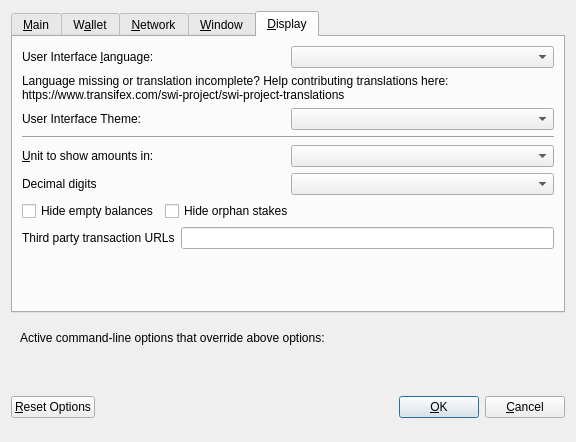
<?xml version="1.0" encoding="UTF-8"?>
<ui version="4.0">
 <class>OptionsDialog</class>
 <widget class="QDialog" name="OptionsDialog">
  <property name="geometry">
   <rect>
    <x>0</x>
    <y>0</y>
    <width>576</width>
    <height>442</height>
   </rect>
  </property>
  <property name="windowTitle">
   <string>Options</string>
  </property>
  <property name="modal">
   <bool>true</bool>
  </property>
  <layout class="QVBoxLayout" name="verticalLayout">
   <item>
    <widget class="QTabWidget" name="tabWidget">
     <property name="currentIndex">
      <number>4</number>
     </property>
     <widget class="QWidget" name="tabMain">
      <attribute name="title">
       <string>&amp;Main</string>
      </attribute>
      <layout class="QVBoxLayout" name="verticalLayout_Main">
       <item>
        <widget class="QCheckBox" name="bitcoinAtStartup">
         <property name="toolTip">
          <string>Automatically start SWI after logging in to the system.</string>
         </property>
         <property name="text">
          <string>&amp;Start SWI on system login</string>
         </property>
        </widget>
       </item>
       <item>
        <layout class="QHBoxLayout" name="horizontalLayout_2_Main">
         <item>
          <widget class="QLabel" name="databaseCacheLabel">
           <property name="text">
            <string>Size of &amp;database cache</string>
           </property>
           <property name="textFormat">
            <enum>Qt::PlainText</enum>
           </property>
           <property name="buddy">
            <cstring>databaseCache</cstring>
           </property>
          </widget>
         </item>
         <item>
          <widget class="QSpinBox" name="databaseCache"/>
         </item>
         <item>
          <widget class="QLabel" name="databaseCacheUnitLabel">
           <property name="text">
            <string>MB</string>
           </property>
           <property name="textFormat">
            <enum>Qt::PlainText</enum>
           </property>
          </widget>
         </item>
         <item>
          <spacer name="horizontalSpacer_2_Main">
           <property name="orientation">
            <enum>Qt::Horizontal</enum>
           </property>
           <property name="sizeHint" stdset="0">
            <size>
             <width>40</width>
             <height>20</height>
            </size>
           </property>
          </spacer>
         </item>
        </layout>
       </item>
       <item>
        <layout class="QHBoxLayout" name="horizontalLayout_3_Main">
         <item>
          <widget class="QLabel" name="threadsScriptVerifLabel">
           <property name="text">
            <string>Number of script &amp;verification threads</string>
           </property>
           <property name="textFormat">
            <enum>Qt::PlainText</enum>
           </property>
           <property name="buddy">
            <cstring>threadsScriptVerif</cstring>
           </property>
          </widget>
         </item>
         <item>
          <widget class="QSpinBox" name="threadsScriptVerif">
           <property name="toolTip">
            <string>(0 = auto, &lt;0 = leave that many cores free)</string>
           </property>
          </widget>
         </item>
         <item>
          <spacer name="horizontalSpacer_3_Main">
           <property name="orientation">
            <enum>Qt::Horizontal</enum>
           </property>
           <property name="sizeHint" stdset="0">
            <size>
             <width>40</width>
             <height>20</height>
            </size>
           </property>
          </spacer>
         </item>
        </layout>
       </item>
       <item>
        <spacer name="verticalSpacer_2">
         <property name="orientation">
          <enum>Qt::Vertical</enum>
         </property>
         <property name="sizeHint" stdset="0">
          <size>
           <width>20</width>
           <height>40</height>
          </size>
         </property>
        </spacer>
       </item>
       <item>
        <widget class="QCheckBox" name="checkBoxZeromintEnable">
         <property name="toolTip">
          <string>Enable automatic minting of PIV units to zPIV</string>
         </property>
         <property name="layoutDirection">
          <enum>Qt::LeftToRight</enum>
         </property>
         <property name="text">
          <string>Enable zPIV Automint</string>
         </property>
        </widget>
       </item>
       <item>
        <layout class="QHBoxLayout" name="horizontalLayout_3">
         <item>
          <widget class="QLabel" name="percentage_label">
           <property name="toolTip">
            <string>Percentage of incoming PIV which get automatically converted to zPIV via Zerocoin Protocol (min: 10%)</string>
           </property>
           <property name="text">
            <string>Percentage of autominted zPIV</string>
           </property>
          </widget>
         </item>
         <item>
          <widget class="QSpinBox" name="zeromintPercentage">
           <property name="minimum">
            <number>1</number>
           </property>
           <property name="maximum">
            <number>100</number>
           </property>
          </widget>
         </item>
        </layout>
       </item>
       <item>
        <layout class="QHBoxLayout" name="horizontalLayout" stretch="0,0">
         <property name="sizeConstraint">
          <enum>QLayout::SetFixedSize</enum>
         </property>
         <item>
          <widget class="QLabel" name="labelPreferredDenom">
           <property name="maximumSize">
            <size>
             <width>16777215</width>
             <height>16777215</height>
            </size>
           </property>
           <property name="toolTip">
            <string>Wait with automatic conversion to Zerocoin until enough PIV for this denomination is available</string>
           </property>
           <property name="text">
            <string>Preferred Automint zPIV Denomination</string>
           </property>
          </widget>
         </item>
         <item>
          <widget class="QComboBox" name="preferredDenom">
           <property name="maximumSize">
            <size>
             <width>16777215</width>
             <height>27</height>
            </size>
           </property>
           <property name="toolTip">
            <string>Wait with automatic conversion to Zerocoin until enough PIV for this denomination is available</string>
           </property>
           <property name="maxVisibleItems">
            <number>9</number>
           </property>
           <property name="maxCount">
            <number>9</number>
           </property>
          </widget>
         </item>
        </layout>
       </item>
      </layout>
     </widget>
     <widget class="QWidget" name="tabWallet">
      <attribute name="title">
       <string>W&amp;allet</string>
      </attribute>
      <layout class="QVBoxLayout" name="verticalLayout_Wallet">
       <item>
        <layout class="QHBoxLayout" name="horizontalLayout_2_Wallet">
         <item>
          <widget class="QLabel" name="labelStakeSplitThresholdText">
           <property name="text">
            <string>Stake split threshold:</string>
           </property>
          </widget>
         </item>
         <item>
          <widget class="QSpinBox" name="spinBoxStakeSplitThreshold">
           <property name="minimum">
            <number>1</number>
           </property>
           <property name="maximum">
            <number>999999</number>
           </property>
          </widget>
         </item>
        </layout>
       </item>
       <item>
        <widget class="QGroupBox" name="groupBox">
         <property name="title">
          <string>Expert</string>
         </property>
         <layout class="QVBoxLayout" name="verticalLayout_2">
          <item>
           <widget class="QCheckBox" name="coinControlFeatures">
            <property name="toolTip">
             <string>Whether to show coin control features or not.</string>
            </property>
            <property name="text">
             <string>Enable coin &amp;control features</string>
            </property>
           </widget>
          </item>
          <item>
           <widget class="QCheckBox" name="showMasternodesTab">
            <property name="toolTip">
             <string>Show additional tab listing all your masternodes in first sub-tab&lt;br/&gt;and all masternodes on the network in second sub-tab.</string>
            </property>
            <property name="text">
             <string>Show Masternodes Tab</string>
            </property>
           </widget>
          </item>
          <item>
           <widget class="QCheckBox" name="spendZeroConfChange">
            <property name="toolTip">
             <string>If you disable the spending of unconfirmed change, the change from a transaction&lt;br/&gt;cannot be used until that transaction has at least one confirmation.&lt;br/&gt;This also affects how your balance is computed.</string>
            </property>
            <property name="text">
             <string>&amp;Spend unconfirmed change</string>
            </property>
           </widget>
          </item>
         </layout>
        </widget>
       </item>
       <item>
        <spacer name="verticalSpacer_Wallet">
         <property name="orientation">
          <enum>Qt::Vertical</enum>
         </property>
         <property name="sizeHint" stdset="0">
          <size>
           <width>20</width>
           <height>40</height>
          </size>
         </property>
        </spacer>
       </item>
      </layout>
     </widget>
     <widget class="QWidget" name="tabNetwork">
      <attribute name="title">
       <string>&amp;Network</string>
      </attribute>
      <layout class="QVBoxLayout" name="verticalLayout_Network">
       <item>
        <widget class="QCheckBox" name="mapPortUpnp">
         <property name="toolTip">
          <string>Automatically open the SWI client port on the router. This only works when your router supports UPnP and it is enabled.</string>
         </property>
         <property name="text">
          <string>Map port using &amp;UPnP</string>
         </property>
        </widget>
       </item>
       <item>
        <widget class="QCheckBox" name="allowIncoming">
         <property name="toolTip">
          <string>Accept connections from outside</string>
         </property>
         <property name="text">
          <string>Allow incoming connections</string>
         </property>
        </widget>
       </item>
       <item>
        <widget class="QCheckBox" name="connectSocks">
         <property name="toolTip">
          <string>Connect to the SWI network through a SOCKS5 proxy.</string>
         </property>
         <property name="text">
          <string>&amp;Connect through SOCKS5 proxy (default proxy):</string>
         </property>
        </widget>
       </item>
       <item>
        <layout class="QHBoxLayout" name="horizontalLayout_1_Network">
         <item>
          <widget class="QLabel" name="proxyIpLabel">
           <property name="text">
            <string>Proxy &amp;IP:</string>
           </property>
           <property name="textFormat">
            <enum>Qt::PlainText</enum>
           </property>
           <property name="buddy">
            <cstring>proxyIp</cstring>
           </property>
          </widget>
         </item>
         <item>
          <widget class="QValidatedLineEdit" name="proxyIp">
           <property name="minimumSize">
            <size>
             <width>140</width>
             <height>0</height>
            </size>
           </property>
           <property name="maximumSize">
            <size>
             <width>140</width>
             <height>16777215</height>
            </size>
           </property>
           <property name="toolTip">
            <string>IP address of the proxy (e.g. IPv4: 127.0.0.1 / IPv6: ::1)</string>
           </property>
          </widget>
         </item>
         <item>
          <widget class="QLabel" name="proxyPortLabel">
           <property name="text">
            <string>&amp;Port:</string>
           </property>
           <property name="textFormat">
            <enum>Qt::PlainText</enum>
           </property>
           <property name="buddy">
            <cstring>proxyPort</cstring>
           </property>
          </widget>
         </item>
         <item>
          <widget class="QLineEdit" name="proxyPort">
           <property name="minimumSize">
            <size>
             <width>55</width>
             <height>0</height>
            </size>
           </property>
           <property name="maximumSize">
            <size>
             <width>55</width>
             <height>16777215</height>
            </size>
           </property>
           <property name="toolTip">
            <string>Port of the proxy (e.g. 9050)</string>
           </property>
          </widget>
         </item>
         <item>
          <spacer name="horizontalSpacer_1_Network">
           <property name="orientation">
            <enum>Qt::Horizontal</enum>
           </property>
           <property name="sizeHint" stdset="0">
            <size>
             <width>40</width>
             <height>20</height>
            </size>
           </property>
          </spacer>
         </item>
        </layout>
       </item>
       <item>
        <spacer name="verticalSpacer_Network">
         <property name="orientation">
          <enum>Qt::Vertical</enum>
         </property>
         <property name="sizeHint" stdset="0">
          <size>
           <width>20</width>
           <height>40</height>
          </size>
         </property>
        </spacer>
       </item>
      </layout>
     </widget>
     <widget class="QWidget" name="tabWindow">
      <attribute name="title">
       <string>&amp;Window</string>
      </attribute>
      <layout class="QVBoxLayout" name="verticalLayout_Window">
       <item>
        <widget class="QCheckBox" name="minimizeToTray">
         <property name="toolTip">
          <string>Show only a tray icon after minimizing the window.</string>
         </property>
         <property name="text">
          <string>&amp;Minimize to the tray instead of the taskbar</string>
         </property>
        </widget>
       </item>
       <item>
        <widget class="QCheckBox" name="minimizeOnClose">
         <property name="toolTip">
          <string>Minimize instead of exit the application when the window is closed. When this option is enabled, the application will be closed only after selecting Quit in the menu.</string>
         </property>
         <property name="text">
          <string>M&amp;inimize on close</string>
         </property>
        </widget>
       </item>
       <item>
        <spacer name="verticalSpacer_Window">
         <property name="orientation">
          <enum>Qt::Vertical</enum>
         </property>
         <property name="sizeHint" stdset="0">
          <size>
           <width>20</width>
           <height>40</height>
          </size>
         </property>
        </spacer>
       </item>
      </layout>
     </widget>
     <widget class="QWidget" name="tabDisplay">
      <attribute name="title">
       <string>&amp;Display</string>
      </attribute>
      <layout class="QVBoxLayout" name="verticalLayout_Display">
       <item>
        <layout class="QHBoxLayout" name="horizontalLayout_1_Display">
         <item>
          <widget class="QLabel" name="langLabel">
           <property name="text">
            <string>User Interface &amp;language:</string>
           </property>
           <property name="textFormat">
            <enum>Qt::PlainText</enum>
           </property>
           <property name="buddy">
            <cstring>lang</cstring>
           </property>
          </widget>
         </item>
         <item>
          <widget class="QValueComboBox" name="lang">
           <property name="toolTip">
            <string>The user interface language can be set here. This setting will take effect after restarting SWI.</string>
           </property>
          </widget>
         </item>
        </layout>
       </item>
       <item>
        <widget class="QLabel" name="label_3">
         <property name="toolTip">
          <string notr="true"/>
         </property>
         <property name="statusTip">
          <string notr="true"/>
         </property>
         <property name="whatsThis">
          <string notr="true"/>
         </property>
         <property name="accessibleName">
          <string notr="true"/>
         </property>
         <property name="text">
          <string>Language missing or translation incomplete? Help contributing translations here:
https://www.transifex.com/swi-project/swi-project-translations</string>
         </property>
         <property name="wordWrap">
          <bool>true</bool>
         </property>
         <property name="openExternalLinks">
          <bool>true</bool>
         </property>
         <property name="textInteractionFlags">
          <set>Qt::TextBrowserInteraction</set>
         </property>
        </widget>
       </item>
       <item>
        <layout class="QHBoxLayout" name="horizontalLayout_2_Display" stretch="0,0">
         <item>
          <widget class="QLabel" name="themeLabel">
           <property name="text">
            <string>User Interface Theme:</string>
           </property>
          </widget>
         </item>
         <item>
          <widget class="QValueComboBox" name="theme"/>
         </item>
        </layout>
       </item>
       <item>
        <widget class="Line" name="line">
         <property name="orientation">
          <enum>Qt::Horizontal</enum>
         </property>
        </widget>
       </item>
       <item>
        <layout class="QHBoxLayout" name="horizontalLayout_3_Display">
         <item>
          <widget class="QLabel" name="unitLabel">
           <property name="text">
            <string>&amp;Unit to show amounts in:</string>
           </property>
           <property name="textFormat">
            <enum>Qt::PlainText</enum>
           </property>
           <property name="buddy">
            <cstring>unit</cstring>
           </property>
          </widget>
         </item>
         <item>
          <widget class="QValueComboBox" name="unit">
           <property name="toolTip">
            <string>Choose the default subdivision unit to show in the interface and when sending coins.</string>
           </property>
          </widget>
         </item>
        </layout>
       </item>
       <item>
        <layout class="QHBoxLayout" name="horizontalLayout_4_Display">
         <item>
          <widget class="QLabel" name="digitsLabel">
           <property name="text">
            <string>Decimal digits</string>
           </property>
          </widget>
         </item>
         <item>
          <widget class="QValueComboBox" name="digits"/>
         </item>
        </layout>
       </item>
       <item>
        <layout class="QHBoxLayout" name="horizontalLayout_5_Display">
         <item>
          <widget class="QCheckBox" name="checkBoxHideZeroBalances">
           <property name="toolTip">
            <string>Hide empty balances</string>
           </property>
           <property name="layoutDirection">
            <enum>Qt::LeftToRight</enum>
           </property>
           <property name="text">
            <string>Hide empty balances</string>
           </property>
          </widget>
         </item>
         <item>
          <widget class="QCheckBox" name="checkBoxHideOrphans">
           <property name="toolTip">
            <string>Hide orphan stakes in transaction lists</string>
           </property>
           <property name="text">
            <string>Hide orphan stakes</string>
           </property>
          </widget>
         </item>
         <item>
          <spacer name="horizontalSpacer">
           <property name="orientation">
            <enum>Qt::Horizontal</enum>
           </property>
           <property name="sizeHint" stdset="0">
            <size>
             <width>40</width>
             <height>20</height>
            </size>
           </property>
          </spacer>
         </item>
        </layout>
       </item>
       <item>
        <layout class="QHBoxLayout" name="horizontalLayout_6_Display">
         <item>
          <widget class="QLabel" name="thirdPartyTxUrlsLabel">
           <property name="toolTip">
            <string>Third party URLs (e.g. a block explorer) that appear in the transactions tab as context menu items. %s in the URL is replaced by transaction hash. Multiple URLs are separated by vertical bar |.</string>
           </property>
           <property name="text">
            <string>Third party transaction URLs</string>
           </property>
           <property name="buddy">
            <cstring>thirdPartyTxUrls</cstring>
           </property>
          </widget>
         </item>
         <item>
          <widget class="QLineEdit" name="thirdPartyTxUrls">
           <property name="toolTip">
            <string>Third party URLs (e.g. a block explorer) that appear in the transactions tab as context menu items. %s in the URL is replaced by transaction hash. Multiple URLs are separated by vertical bar |.</string>
           </property>
          </widget>
         </item>
        </layout>
       </item>
       <item>
        <spacer name="verticalSpacer">
         <property name="orientation">
          <enum>Qt::Vertical</enum>
         </property>
         <property name="sizeHint" stdset="0">
          <size>
           <width>20</width>
           <height>40</height>
          </size>
         </property>
        </spacer>
       </item>
      </layout>
     </widget>
    </widget>
   </item>
   <item>
    <widget class="QFrame" name="frame">
     <layout class="QVBoxLayout" name="verticalLayout_Bottom">
      <item>
       <layout class="QHBoxLayout" name="horizontalLayout_Bottom">
        <item>
         <widget class="QLabel" name="overriddenByCommandLineInfoLabel">
          <property name="text">
           <string>Active command-line options that override above options:</string>
          </property>
          <property name="textFormat">
           <enum>Qt::PlainText</enum>
          </property>
         </widget>
        </item>
        <item>
         <spacer name="horizontalSpacer_Bottom">
          <property name="orientation">
           <enum>Qt::Horizontal</enum>
          </property>
          <property name="sizeHint" stdset="0">
           <size>
            <width>40</width>
            <height>20</height>
           </size>
          </property>
         </spacer>
        </item>
       </layout>
      </item>
      <item>
       <widget class="QLabel" name="overriddenByCommandLineLabel">
        <property name="text">
         <string/>
        </property>
        <property name="textFormat">
         <enum>Qt::PlainText</enum>
        </property>
        <property name="wordWrap">
         <bool>true</bool>
        </property>
       </widget>
      </item>
     </layout>
    </widget>
   </item>
   <item>
    <layout class="QHBoxLayout" name="horizontalLayout_Buttons">
     <item>
      <widget class="QPushButton" name="resetButton">
       <property name="toolTip">
        <string>Reset all client options to default.</string>
       </property>
       <property name="text">
        <string>&amp;Reset Options</string>
       </property>
       <property name="autoDefault">
        <bool>false</bool>
       </property>
      </widget>
     </item>
     <item>
      <spacer name="horizontalSpacer_1">
       <property name="orientation">
        <enum>Qt::Horizontal</enum>
       </property>
       <property name="sizeHint" stdset="0">
        <size>
         <width>40</width>
         <height>48</height>
        </size>
       </property>
      </spacer>
     </item>
     <item>
      <widget class="QLabel" name="statusLabel">
       <property name="minimumSize">
        <size>
         <width>200</width>
         <height>0</height>
        </size>
       </property>
       <property name="font">
        <font>
         <weight>75</weight>
         <bold>true</bold>
        </font>
       </property>
       <property name="text">
        <string/>
       </property>
       <property name="textFormat">
        <enum>Qt::PlainText</enum>
       </property>
       <property name="wordWrap">
        <bool>true</bool>
       </property>
      </widget>
     </item>
     <item>
      <spacer name="horizontalSpacer_2">
       <property name="orientation">
        <enum>Qt::Horizontal</enum>
       </property>
       <property name="sizeHint" stdset="0">
        <size>
         <width>40</width>
         <height>48</height>
        </size>
       </property>
      </spacer>
     </item>
     <item>
      <widget class="QPushButton" name="okButton">
       <property name="text">
        <string>&amp;OK</string>
       </property>
       <property name="autoDefault">
        <bool>false</bool>
       </property>
       <property name="default">
        <bool>true</bool>
       </property>
      </widget>
     </item>
     <item>
      <widget class="QPushButton" name="cancelButton">
       <property name="text">
        <string>&amp;Cancel</string>
       </property>
       <property name="autoDefault">
        <bool>false</bool>
       </property>
      </widget>
     </item>
    </layout>
   </item>
  </layout>
 </widget>
 <customwidgets>
  <customwidget>
   <class>QValidatedLineEdit</class>
   <extends>QLineEdit</extends>
   <header>qvalidatedlineedit.h</header>
  </customwidget>
  <customwidget>
   <class>QValueComboBox</class>
   <extends>QComboBox</extends>
   <header>qvaluecombobox.h</header>
  </customwidget>
 </customwidgets>
 <resources/>
 <connections/>
</ui>
